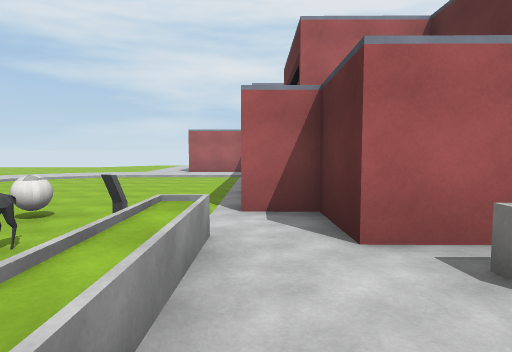
view 1 (above)

17 first-person views from a walk through a scene from a Unity 3-D project. The camera is 1.4 m above the floor, tilts 4° down and sees 75° across. The floor is counted in squares, 2 m on a side. Each view is taken from the middle of a square. On the plan, view 1 faces up. The plan holds only what a view shows up to about 10 squares ahead; the rest is blank. The place goes on beyond the plan. The player character is not drawn. Some surface patterns are stand-ins.

view 2
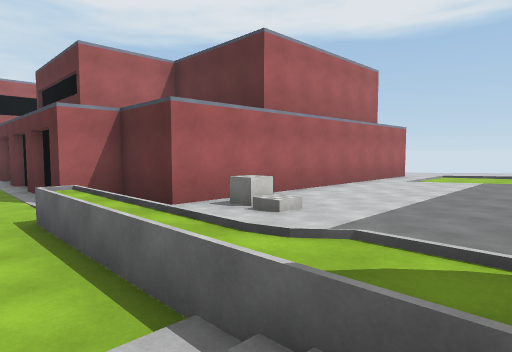

view 3
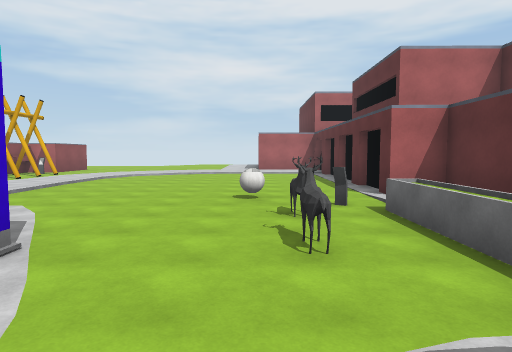

view 4
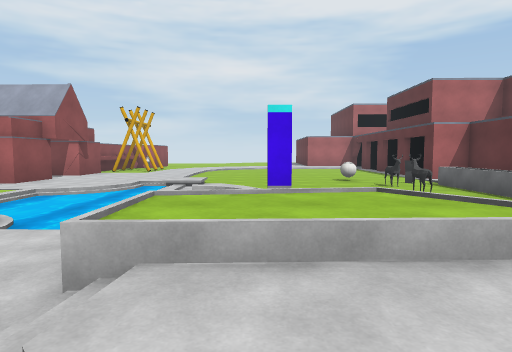

view 5
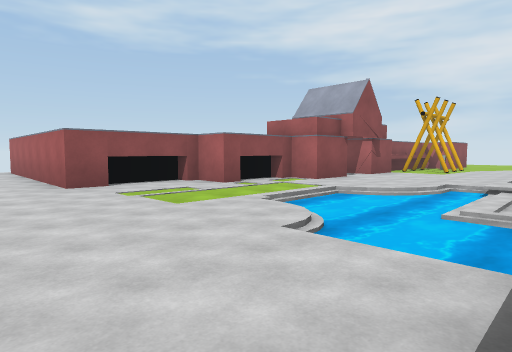

view 6
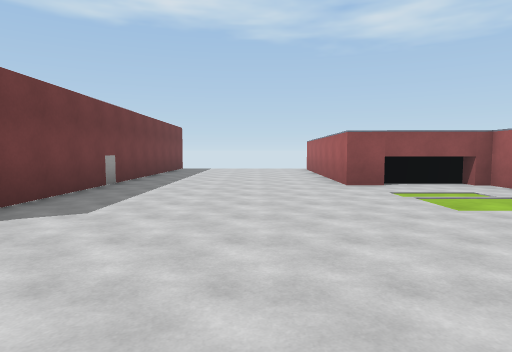

view 7
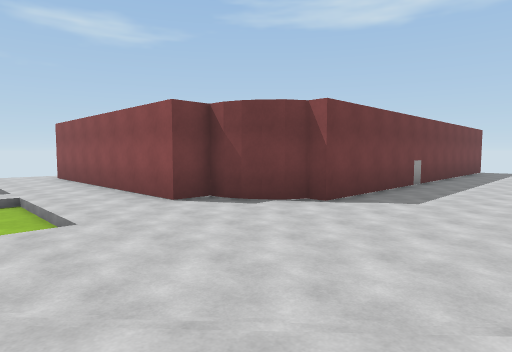

view 8
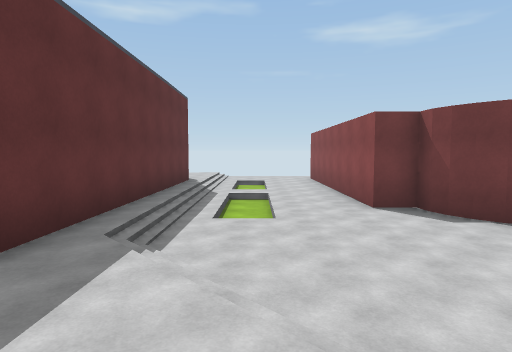

view 9
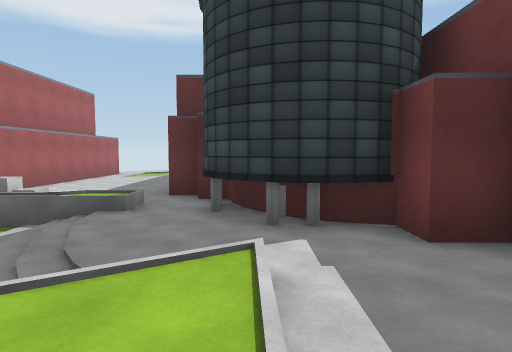

view 10
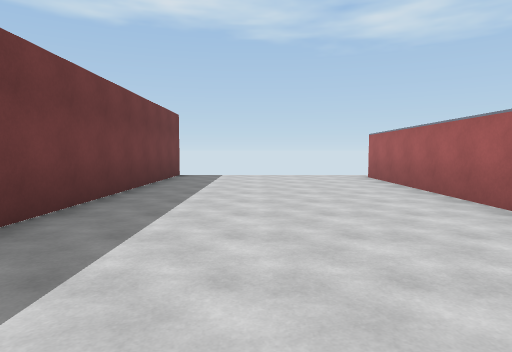

view 11
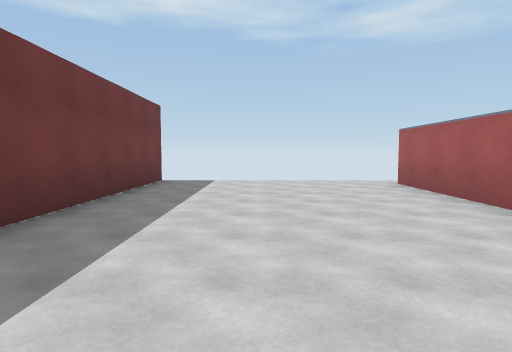

view 12
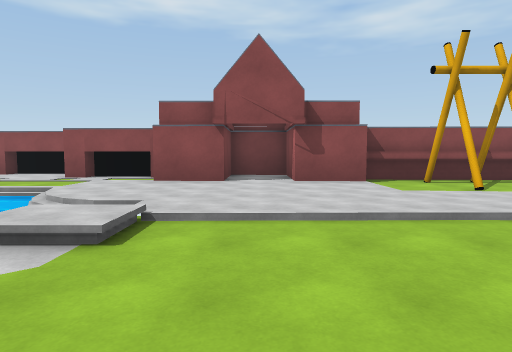

view 13
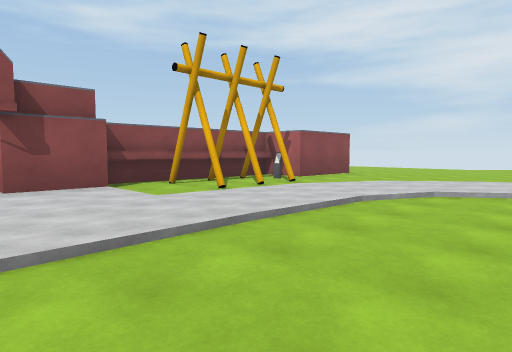

view 14
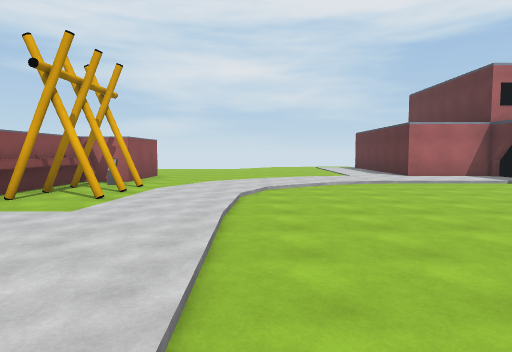

view 15
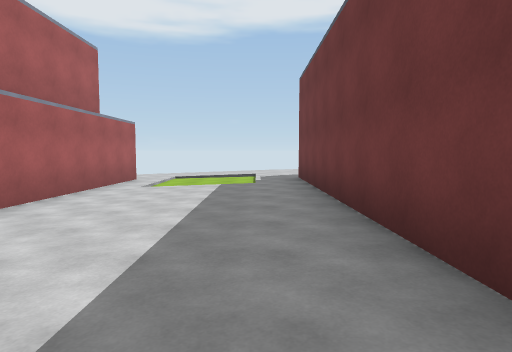

view 16
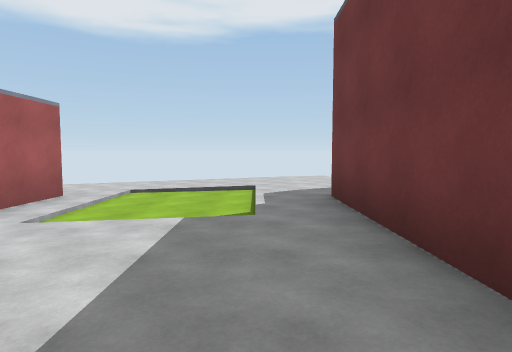

view 17
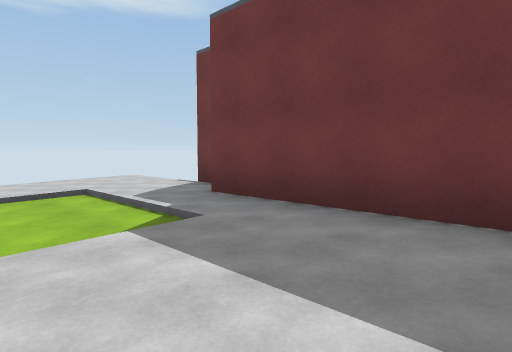

### Floor plan
Key: @ floor where view 1 was taken; # wall or solid block; . main floor; : floor 0.25 m higher than the main floor; - floor 0.25 m lower than the main floor; + floor 0.75 m higher than the main floor; / step, stairs or slope; = window, fence, low wall or low ledge; ~ water the walk can cross; ≈ water the walk keeps out of; ^ raised ledge; O other object.
Columns run from 23 left of view 1 to 13 right of it. Each row starts with its distance up from view 1.
 13           ##...........
 12           #......//----
 11           ###.../-----
 10            ##../-------#
  9           ###..--------#
  8           #....--------#
  7           #....--------#
  6         ###....--------#
  5         #......-----O--##
  4         ###..../-----#-.#          ..
  3          ##...~:-----O=.##########...
  2          #....≈. -----=..O...........
  1         ##...≈≈. #--O-=::/:::::.../::
  0         #....≈≈//-----=@:::::::.../::
 -1         #....≈≈≈≈^--./=/:::::::////::
 -2   ####  #.....≈≈≈^-/////:::::::::::::
 -3  ....####......./++ ::::###########
 -4  ...............////:####
 -5  ...............//:::##
 -6  ................/:::#
 -7  ................./:##
 -8  ..................:#
 -9 ##############.....:#
-10              #...-/:#
-11              ##..-/:#
-12               #..-/:#
-13               #../.:#

Positions as (right, up) in squares from view 1, and headings:
1: (0, 0), facing up
2: (-2, -2), facing up-right
3: (-3, -2), facing up
4: (-6, -6), facing up
5: (-7, -5), facing up-left
6: (-7, -5), facing left
7: (-5, -5), facing down-left
8: (-6, -4), facing down
9: (-6, -4), facing right
10: (-12, -6), facing left
11: (-14, -6), facing left
12: (-5, 5), facing left
13: (-6, 5), facing up-left
14: (-8, 3), facing up
15: (0, -1), facing right
16: (4, -1), facing right
17: (5, 1), facing down-right
